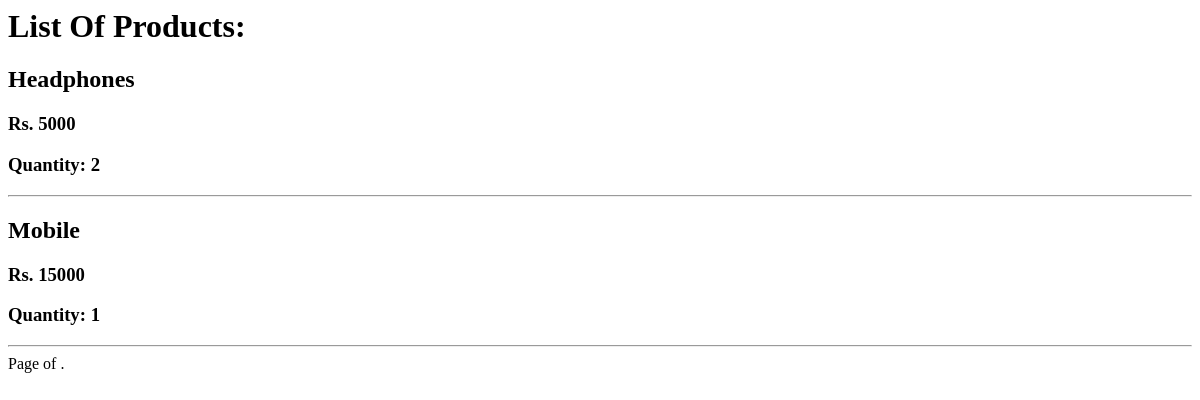
/flipkart/product, run on an earlier commit of the app's database.
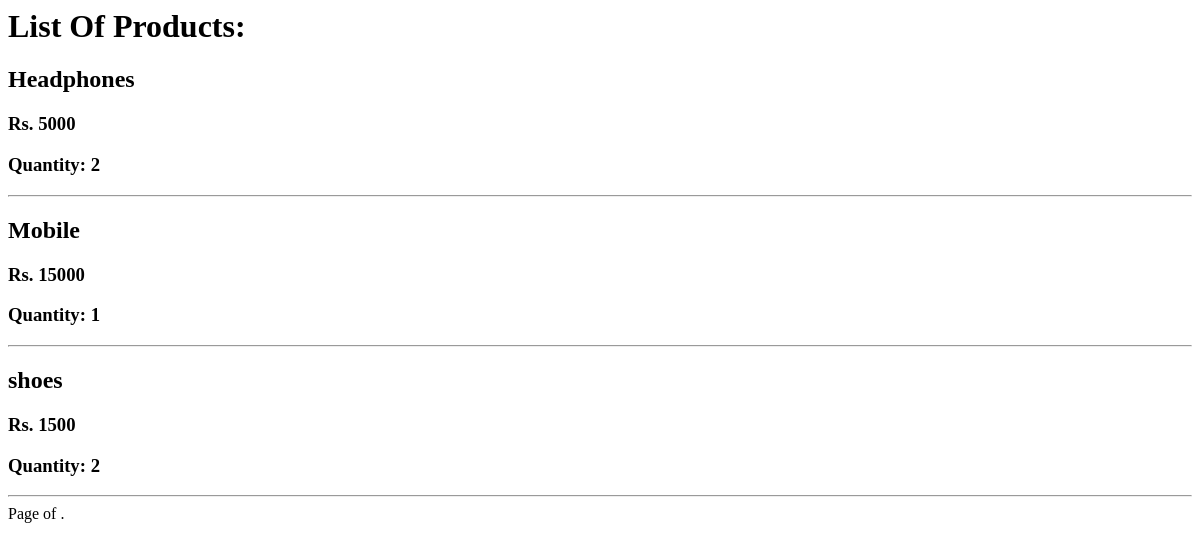
And on a later commit of the database.
### flipkart/models.py (models this page shows)
class Flipkart(models.Model):
    prod_name = models.CharField(max_length = 100)
    prod_price = models.IntegerField()
    prod_quantity = models.IntegerField()

### flipkart/views.py (the view)
# urls.py: path('flipkart/product', p_detail),
def p_detail(request):
    prod = Flipkart.objects.all()
    return render(request,'details.html',{'prod':prod})

### templates/details.html (shortened to what this page needs)
<h1>   List Of Products:  </h1>
<div>
    {% for d in prod %}
       <h2><b>{{d.prod_name}} </b></h2>
       <h3> Rs. {{d.prod_price}} </h3>
       <h3> Quantity: {{d.prod_quantity}} </h3>
       <hr>
    {% endfor %}
</div>
<div class="pagination">
    <span class="step-links">
        <span class="current">
            Page {{ Product_Display.number }} of {{ Product_Display.paginator.num_pages }}.
        </span>
    </span>
</div>

What changed in the data, as far as the page shows it:
added Flipkart: prod_name "shoes", prod_price "1500", prod_quantity "2"
